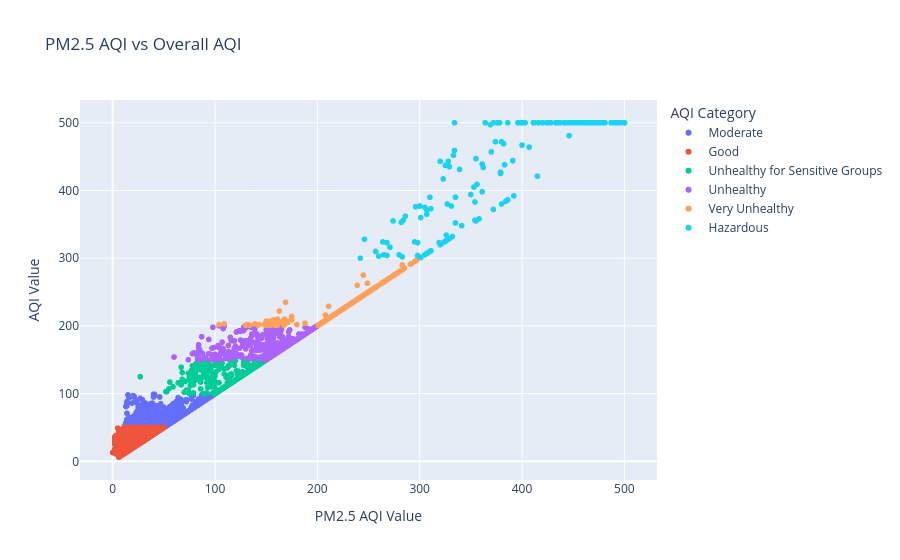

Notebook cell for this chart:
### Code cell
#scatter plot 
fig = px.scatter(
    df,
    x="PM2.5 AQI Value",
    y="AQI Value",
    color="AQI Category",
    hover_name="City",
    hover_data=["Country"],
    title="PM2.5 AQI vs Overall AQI"
)

fig.show()

### Figure 1 — Plotly figure (JSON) as saved in the notebook; plotly's stock layout.template omitted (floating-point values rounded to 4 significant figures; data arrays with more than 128 entries replaced by an {"elided": "..."} marker saying what was removed)
{"data": [{"customdata": {"elided": "9231x1 str values"}, "hovertemplate": "<b>%{hovertext}</b><br><br>AQI Category=Moderate<br>PM2.5 AQI Value=%{x}<br>AQI Value=%{y}<br>Country=%{customdata[0]}<extra></extra>", "hovertext": {"elided": "9231 str values"}, "legendgroup": "Moderate", "marker": {"color": "#636efa", "symbol": "circle"}, "mode": "markers", "name": "Moderate", "showlegend": true, "type": "scattergl", "x": {"elided": "9231 int values"}, "xaxis": "x", "y": {"elided": "9231 int values"}, "yaxis": "y"}, {"customdata": {"elided": "9936x1 str values"}, "hovertemplate": "<b>%{hovertext}</b><br><br>AQI Category=Good<br>PM2.5 AQI Value=%{x}<br>AQI Value=%{y}<br>Country=%{customdata[0]}<extra></extra>", "hovertext": {"elided": "9936 str values"}, "legendgroup": "Good", "marker": {"color": "#EF553B", "symbol": "circle"}, "mode": "markers", "name": "Good", "showlegend": true, "type": "scattergl", "x": {"elided": "9936 int values"}, "xaxis": "x", "y": {"elided": "9936 int values"}, "yaxis": "y"}, {"customdata": {"elided": "1591x1 str values"}, "hovertemplate": "<b>%{hovertext}</b><br><br>AQI Category=Unhealthy for Sensitive Groups<br>PM2.5 AQI Value=%{x}<br>AQI Value=%{y}<br>Country=%{customdata[0]}<extra></extra>", "hovertext": {"elided": "1591 str values"}, "legendgroup": "Unhealthy for Sensitive Groups", "marker": {"color": "#00cc96", "symbol": "circle"}, "mode": "markers", "name": "Unhealthy for Sensitive Groups", "showlegend": true, "type": "scattergl", "x": {"elided": "1591 int values"}, "xaxis": "x", "y": {"elided": "1591 int values"}, "yaxis": "y"}, {"customdata": {"elided": "2227x1 str values"}, "hovertemplate": "<b>%{hovertext}</b><br><br>AQI Category=Unhealthy<br>PM2.5 AQI Value=%{x}<br>AQI Value=%{y}<br>Country=%{customdata[0]}<extra></extra>", "hovertext": {"elided": "2227 str values"}, "legendgroup": "Unhealthy", "marker": {"color": "#ab63fa", "symbol": "circle"}, "mode": "markers", "name": "Unhealthy", "showlegend": true, "type": "scattergl", "x": {"elided": "2227 int values"}, "xaxis": "x", "y": {"elided": "2227 int values"}, "yaxis": "y"}, {"customdata": {"elided": "287x1 str values"}, "hovertemplate": "<b>%{hovertext}</b><br><br>AQI Category=Very Unhealthy<br>PM2.5 AQI Value=%{x}<br>AQI Value=%{y}<br>Country=%{customdata[0]}<extra></extra>", "hovertext": {"elided": "287 str values"}, "legendgroup": "Very Unhealthy", "marker": {"color": "#FFA15A", "symbol": "circle"}, "mode": "markers", "name": "Very Unhealthy", "showlegend": true, "type": "scattergl", "x": {"elided": "287 int values"}, "xaxis": "x", "y": {"elided": "287 int values"}, "yaxis": "y"}, {"customdata": {"elided": "191x1 str values"}, "hovertemplate": "<b>%{hovertext}</b><br><br>AQI Category=Hazardous<br>PM2.5 AQI Value=%{x}<br>AQI Value=%{y}<br>Country=%{customdata[0]}<extra></extra>", "hovertext": {"elided": "191 str values"}, "legendgroup": "Hazardous", "marker": {"color": "#19d3f3", "symbol": "circle"}, "mode": "markers", "name": "Hazardous", "showlegend": true, "type": "scattergl", "x": {"elided": "191 int values"}, "xaxis": "x", "y": {"elided": "191 int values"}, "yaxis": "y"}], "layout": {"legend": {"title": {"text": "AQI Category"}, "tracegroupgap": 0}, "title": {"text": "PM2.5 AQI vs Overall AQI"}, "xaxis": {"anchor": "y", "domain": [0, 1], "title": {"text": "PM2.5 AQI Value"}}, "yaxis": {"anchor": "x", "domain": [0, 1], "title": {"text": "AQI Value"}}}}
